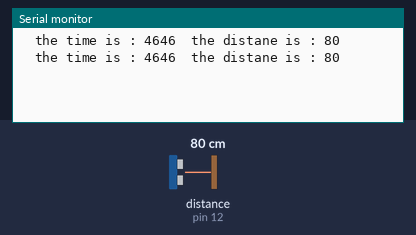
The sketch below on a simulated Arduino Uno, built with avr-gcc and run on an emulated ATmega328P. On the bench: the last lines printed to the serial monitor. Wiring (inferred from the names in the program): ultrasonic range finder: trigger pin 13; echo pin 12. The inputs (shaded band) are chosen by the test bench; at power-on: distance to the obstacle (sensor on pin 12) 80 cm. The echo pulse lasts 58.3 µs per cm.

Above: at 1.8 s.
1.9 s: distance to the obstacle (sensor on pin 12) set to 144 cm
At 2.8 s:
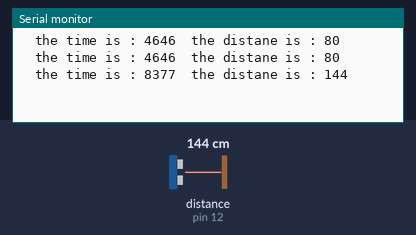
3.4 s: distance to the obstacle (sensor on pin 12) set to 155 cm
At 4.9 s:
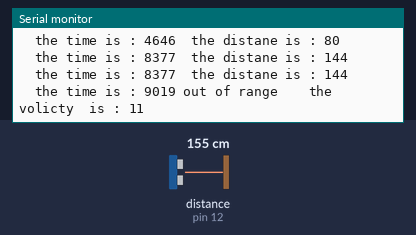

Measured:
- the behaviour switches between 149 and 150 cm on distance to the obstacle (sensor on pin 12) (found by bisection; images 1 and 2)
- after the input at 1.9 s, the serial monitor: prints a new line after 0.12 s (image 1)
- after the input at 3.4 s, the serial monitor: prints a new line after 0.64 s (image 2)

The sketch:

ultrasnic_speed.ino
```cpp
int trigPin=13;

int echoPin=12;

 long duration ,distance,oldDistance=0;
 long v ;


void setup(){

  Serial.begin (9600);

    pinMode(trigPin,OUTPUT);
    pinMode(echoPin,INPUT);

}

void loop (){

   digitalWrite(trigPin,LOW);
    delayMicroseconds(2);

    digitalWrite(trigPin,HIGH);
    delayMicroseconds(10);

   digitalWrite(trigPin,LOW);


  duration =  pulseIn (echoPin ,HIGH)  ;

  distance = duration/58 ;

  v=distance-oldDistance;

  oldDistance=distance;

  Serial.print("  the time is : ");
  Serial.print(duration);


  if(distance<150){

  Serial.print("  the distane is : ");


  Serial.print(distance);

  Serial.print("\n");
  }
  else{
   Serial.print(" out of range  ");

  Serial.print("  the volicty  is : ");

  Serial.print(v);

  Serial.print("\n\n");
  }

  delay(1000);


}
```
